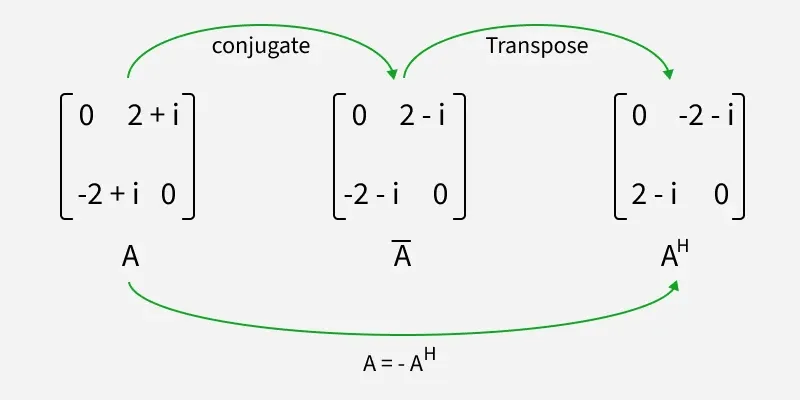
#> input picture Math/Linear Algebra/Types of Matrix/Skew Hermitian Matrix/images/skew-hermitian.png, 800 x 400 px
$ jupyter execute 'hemitian-skew hermitian.ipynb'
#> lines starting #> are read from the running program, lines starting #| are printed output that depends on the picture
1. [Skew Hermitian Matrix](#skew-hermitian-matrix)

Skew Hermitian Matrix:
- `square matrix`
- the `diagonal elements` are `0`
- `conjugate` and `transpose` the matrix to get the `-ve` of the matrix`
    - `A = -Aᴴ`
- `non diagonal elements` are `complex numbers`
    - complex number:
        - `3-2i`

`Properties`:
- the `eigenvalues` are `0` or `imaginary numbers`
- `eigenvectors` corresponding to distinct `eigenvalues` are `orthogonal`
- the `sum` of `2 Skew Hermitian matrices` is `Skew Hermitian`
- `product` of `2 Skew Hermitian matrices`,
    - results in a `Hermitian matrix` only if they are commute `AB=BA`.
    - results in `not Hermitian matrix` if they are not commute `AB≠BA`.
- `trace` of Skew Hermitian matrix is always `0` or `purely imaginary number`
- `determinant` of Skew Hermitian matrix is always `0` or `purely imaginary number`
- `inverse` of Skew Hermitian Matrix = `Skew Hermitian matrix`
- `conjugate matrix` of a Hermitian matrix is `skew symmetric`
- if A is a `Skew Hermitian matrix` of `any order` and `k` is a real scalar, then `kA` is also a Hermitian matrix as `(kA)ᴴ = kAᴴ = -kA`
- if A is a `skew-Hermitian matrix` of any order, then An is: `Skew-Hermitian` for `odd` n and `Hermitian` for `even` n

[cell 1]
from PIL import Image
from IPython.display import display

img = Image.open('images/skew-hermitian.png')
#> img is the input picture: PIL image 800x400 RGB; mean R, G, B 237.5, 238.6, 237.6
new_image = img.resize((395, 205))
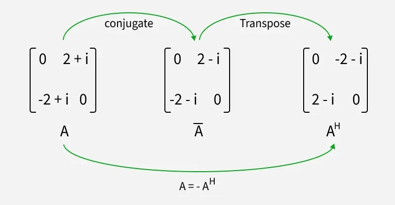
#> new_image: PIL image 395x205 RGB; mean R, G, B 237.5, 238.6, 237.6
display(new_image)
